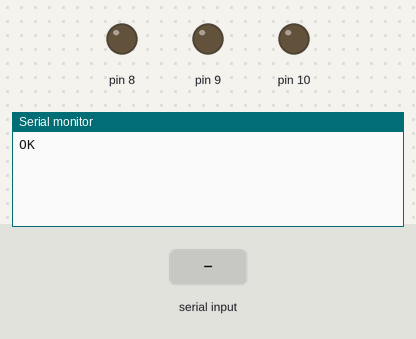
A sketch run on a simulated Arduino Uno, built with avr-gcc and run on an emulated ATmega328P. Shown: output pins drawn as LEDs (lit = HIGH), the last lines printed to the serial monitor. The test bench sets the inputs (shaded band). The modem accepts every AT command (registered, SIM ready, sends succeed) and sends nothing else.

Above: at 2.2 s.
2.3 s: "red" received over the second serial link
At 4.1 s:
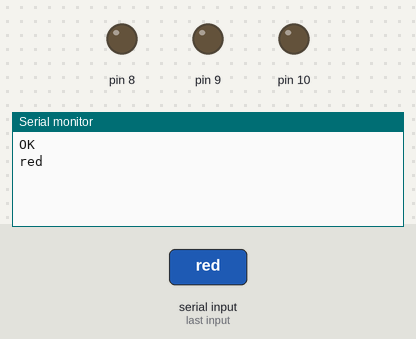
4.7 s: "green" received over the second serial link
At 6.8 s:
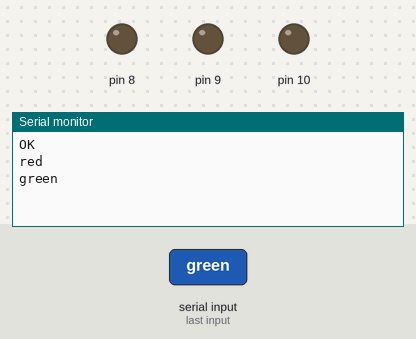
7.1 s: "blue" received over the second serial link
At 9.0 s:
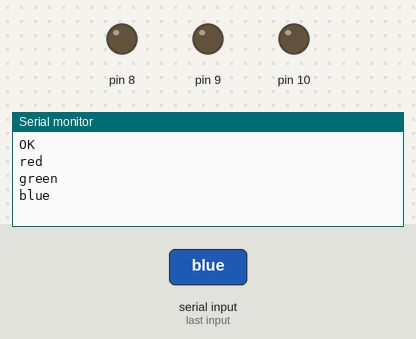

Measured:
- after the input at 2.3 s, the serial monitor: prints a new line after 1.0 s (image 1)
- after the input at 4.7 s, the serial monitor: prints a new line after 1.0 s (image 2)
- after the input at 7.1 s, the serial monitor: prints a new line after 1.0 s (image 3)

The sketch:

RGB_GSM.ino
```cpp
#include <SoftwareSerial.h>
SoftwareSerial cell(2,3);
void readfn()
{
  if (cell.available())
  {
    while (cell.available())
    {
      Serial.write(cell.read());
     }
   }
}
void setup()
{
  pinMode(8,OUTPUT);
  pinMode(9,OUTPUT);
  pinMode(10,OUTPUT);
  Serial.begin(9600);
cell.begin(9600);
delay(1000);
readfn();
digitalWrite(8,LOW);
      digitalWrite(9,LOW);
      digitalWrite(10,LOW);
cell.println("AT+CNMI=2,2,0,0,0");//New SMS alert
}
void loop()
{

  if(cell.available())
  {
    String message =cell.readString();
    Serial.println(message);
    if(message.indexOf("red")>0)
    {
     digitalWrite(8,HIGH);
      digitalWrite(9,LOW);
      digitalWrite(10,LOW);
    }
    else if(message.indexOf("green")>0)
    {
       digitalWrite(8,LOW);
      digitalWrite(9,HIGH);
      digitalWrite(10,LOW);
    }
     else if(message.indexOf("blue")>0)
     {
       digitalWrite(8,LOW);
      digitalWrite(9,LOW);
      digitalWrite(10,HIGH);
    }
  }
}
```
